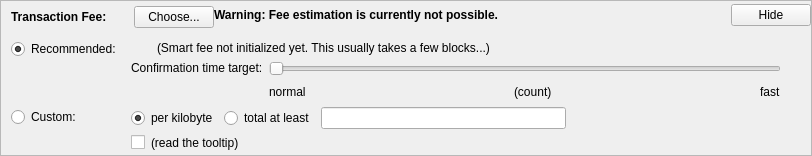
    <widget class="QFrame" name="frameFee">
     <property name="sizePolicy">
      <sizepolicy hsizetype="Expanding" vsizetype="Expanding">
       <horstretch>0</horstretch>
       <verstretch>0</verstretch>
      </sizepolicy>
     </property>
     <property name="maximumSize">
      <size>
       <width>16777215</width>
       <height>16777215</height>
      </size>
     </property>
     <property name="frameShape">
      <enum>QFrame::StyledPanel</enum>
     </property>
     <property name="frameShadow">
      <enum>QFrame::Sunken</enum>
     </property>
     <layout class="QVBoxLayout" name="verticalLayoutFee1">
      <property name="spacing">
       <number>0</number>
      </property>
      <property name="leftMargin">
       <number>0</number>
      </property>
      <property name="topMargin">
       <number>0</number>
      </property>
      <property name="rightMargin">
       <number>0</number>
      </property>
      <property name="bottomMargin">
       <number>0</number>
      </property>
      <item>
       <layout class="QVBoxLayout" name="verticalLayoutFee2" stretch="0,0,0">
        <property name="spacing">
         <number>0</number>
        </property>
        <property name="leftMargin">
         <number>10</number>
        </property>
        <property name="topMargin">
         <number>0</number>
        </property>
        <item>
         <layout class="QHBoxLayout" name="horizontalLayoutFee1">
          <property name="bottomMargin">
           <number>0</number>
          </property>
          <item>
           <layout class="QVBoxLayout" name="verticalLayoutFee7">
            <property name="spacing">
             <number>0</number>
            </property>
            <item>
             <spacer name="verticalSpacerSmartFee">
              <property name="orientation">
               <enum>Qt::Vertical</enum>
              </property>
              <property name="sizeType">
               <enum>QSizePolicy::Fixed</enum>
              </property>
              <property name="sizeHint" stdset="0">
               <size>
                <width>1</width>
                <height>5</height>
               </size>
              </property>
             </spacer>
            </item>
            <item>
             <layout class="QHBoxLayout" name="horizontalLayoutSmartFee">
              <property name="spacing">
               <number>10</number>
              </property>
              <item>
               <widget class="QLabel" name="labelFeeHeadline">
                <property name="sizePolicy">
                 <sizepolicy hsizetype="Preferred" vsizetype="Maximum">
                  <horstretch>0</horstretch>
                  <verstretch>0</verstretch>
                 </sizepolicy>
                </property>
                <property name="font">
                 <font>
                  <weight>75</weight>
                  <bold>true</bold>
                 </font>
                </property>
                <property name="styleSheet">
                 <string notr="true">font-weight:bold;</string>
                </property>
                <property name="text">
                 <string>Transaction Fee:</string>
                </property>
               </widget>
              </item>
              <item>
               <widget class="QLabel" name="labelFeeMinimized">
                <property name="text">
                 <string/>
                </property>
               </widget>
              </item>
              <item>
               <widget class="QPushButton" name="buttonChooseFee">
                <property name="text">
                 <string>Choose...</string>
                </property>
               </widget>
              </item>
             </layout>
            </item>
            <item>
             <spacer name="verticalSpacer_5">
              <property name="orientation">
               <enum>Qt::Vertical</enum>
              </property>
              <property name="sizeHint" stdset="0">
               <size>
                <width>1</width>
                <height>1</height>
               </size>
              </property>
             </spacer>
            </item>
           </layout>
          </item>
          <item>
           <widget class="QLabel" name="fallbackFeeWarningLabel">
            <property name="font">
             <font>
              <weight>75</weight>
              <bold>true</bold>
             </font>
            </property>
            <property name="toolTip">
             <string>Using the fallbackfee can result in sending a transaction that will take several hours or days (or never) to confirm. Consider choosing your fee manually or wait until your have validated the complete chain.</string>
            </property>
            <property name="text">
             <string>Warning: Fee estimation is currently not possible.</string>
            </property>
            <property name="wordWrap">
             <bool>false</bool>
            </property>
           </widget>
          </item>
          <item>
           <spacer name="horizontalSpacer_4">
            <property name="orientation">
             <enum>Qt::Horizontal</enum>
            </property>
            <property name="sizeType">
             <enum>QSizePolicy::MinimumExpanding</enum>
            </property>
            <property name="sizeHint" stdset="0">
             <size>
              <width>40</width>
              <height>20</height>
             </size>
            </property>
           </spacer>
          </item>
          <item>
           <widget class="QPushButton" name="buttonMinimizeFee">
            <property name="toolTip">
             <string>collapse fee-settings</string>
            </property>
            <property name="text">
             <string>Hide</string>
            </property>
           </widget>
          </item>
         </layout>
        </item>
        <item>
         <widget class="QFrame" name="frameFeeSelection">
          <layout class="QVBoxLayout" name="verticalLayoutFee12">
           <property name="spacing">
            <number>0</number>
           </property>
           <property name="leftMargin">
            <number>0</number>
           </property>
           <property name="topMargin">
            <number>0</number>
           </property>
           <property name="rightMargin">
            <number>0</number>
           </property>
           <property name="bottomMargin">
            <number>0</number>
           </property>
           <item>
            <layout class="QGridLayout" name="gridLayoutFee">
             <property name="topMargin">
              <number>10</number>
             </property>
             <property name="bottomMargin">
              <number>4</number>
             </property>
             <property name="horizontalSpacing">
              <number>10</number>
             </property>
             <property name="verticalSpacing">
              <number>4</number>
             </property>
             <item row="1" column="1">
              <layout class="QVBoxLayout" name="verticalLayoutFee8">
               <property name="spacing">
                <number>6</number>
               </property>
               <item>
                <layout class="QHBoxLayout" name="horizontalLayoutFee13">
                 <item>
                  <widget class="QRadioButton" name="radioCustomPerKilobyte">
                   <property name="toolTip">
                    <string>If the custom fee is set to 1000 satoshis and the transaction is only 250 bytes, then &quot;per kilobyte&quot; only pays 250 satoshis in fee, while &quot;total at least&quot; pays 1000 satoshis. For transactions bigger than a kilobyte both pay by kilobyte.</string>
                   </property>
                   <property name="text">
                    <string>per kilobyte</string>
                   </property>
                   <property name="checked">
                    <bool>true</bool>
                   </property>
                   <attribute name="buttonGroup">
                    <string notr="true">groupCustomFee</string>
                   </attribute>
                  </widget>
                 </item>
                 <item>
                  <widget class="QRadioButton" name="radioCustomAtLeast">
                   <property name="toolTip">
                    <string>If the custom fee is set to 1000 satoshis and the transaction is only 250 bytes, then &quot;per kilobyte&quot; only pays 250 satoshis in fee, while &quot;total at least&quot; pays 1000 satoshis. For transactions bigger than a kilobyte both pay by kilobyte.</string>
                   </property>
                   <property name="text">
                    <string>total at least</string>
                   </property>
                   <attribute name="buttonGroup">
                    <string notr="true">groupCustomFee</string>
                   </attribute>
                  </widget>
                 </item>
                 <item>
                  <widget class="BitcoinAmountField" name="customFee"/>
                 </item>
                 <item>
                  <spacer name="horizontalSpacer_6">
                   <property name="orientation">
                    <enum>Qt::Horizontal</enum>
                   </property>
                   <property name="sizeHint" stdset="0">
                    <size>
                     <width>1</width>
                     <height>1</height>
                    </size>
                   </property>
                  </spacer>
                 </item>
                </layout>
               </item>
               <item>
                <layout class="QHBoxLayout" name="horizontalLayoutFee8">
                 <item>
                  <widget class="QCheckBox" name="checkBoxMinimumFee">
                   <property name="toolTip">
                    <string>Paying only the minimum fee is just fine as long as there is less transaction volume than space in the blocks. But be aware that this can end up in a never confirming transaction once there is more demand for BZX transactions than the network can process.</string>
                   </property>
                   <property name="text">
                    <string/>
                   </property>
                  </widget>
                 </item>
                 <item>
                  <widget class="QLabel" name="labelMinFeeWarning">
                   <property name="enabled">
                    <bool>true</bool>
                   </property>
                   <property name="toolTip">
                    <string>Paying only the minimum fee is just fine as long as there is less transaction volume than space in the blocks. But be aware that this can end up in a never confirming transaction once there is more demand for BZX transactions than the network can process.</string>
                   </property>
                   <property name="text">
                    <string>(read the tooltip)</string>
                   </property>
                   <property name="margin">
                    <number>5</number>
                   </property>
                  </widget>
                 </item>
                 <item>
                  <spacer name="horizontalSpacer_2">
                   <property name="orientation">
                    <enum>Qt::Horizontal</enum>
                   </property>
                   <property name="sizeHint" stdset="0">
                    <size>
                     <width>1</width>
                     <height>1</height>
                    </size>
                   </property>
                  </spacer>
                 </item>
                </layout>
               </item>
              </layout>
             </item>
             <item row="0" column="0">
              <layout class="QVBoxLayout" name="verticalLayoutFee4" stretch="0,1">
               <item>
                <widget class="QRadioButton" name="radioSmartFee">
                 <property name="text">
                  <string>Recommended:</string>
                 </property>
                 <property name="checked">
                  <bool>true</bool>
                 </property>
                 <attribute name="buttonGroup">
                  <string notr="true">groupFee</string>
                 </attribute>
                </widget>
               </item>
               <item>
                <spacer name="verticalSpacer_2">
                 <property name="orientation">
                  <enum>Qt::Vertical</enum>
                 </property>
                 <property name="sizeHint" stdset="0">
                  <size>
                   <width>1</width>
                   <height>1</height>
                  </size>
                 </property>
                </spacer>
               </item>
              </layout>
             </item>
             <item row="1" column="0">
              <layout class="QVBoxLayout" name="verticalLayoutFee9" stretch="0,1">
               <item>
                <widget class="QRadioButton" name="radioCustomFee">
                 <property name="text">
                  <string>Custom:</string>
                 </property>
                 <attribute name="buttonGroup">
                  <string notr="true">groupFee</string>
                 </attribute>
                </widget>
               </item>
               <item>
                <spacer name="verticalSpacer_6">
                 <property name="orientation">
                  <enum>Qt::Vertical</enum>
                 </property>
                 <property name="sizeHint" stdset="0">
                  <size>
                   <width>1</width>
                   <height>1</height>
                  </size>
                 </property>
                </spacer>
               </item>
              </layout>
             </item>
             <item row="0" column="1">
              <layout class="QVBoxLayout" name="verticalLayoutFee3" stretch="0,0,1">
               <property name="spacing">
                <number>6</number>
               </property>
               <property name="topMargin">
                <number>2</number>
               </property>
               <item>
                <layout class="QHBoxLayout" name="horizontalLayoutFee12">
                 <item>
                  <widget class="QLabel" name="labelSmartFee">
                   <property name="text">
                    <string/>
                   </property>
                   <property name="margin">
                    <number>2</number>
                   </property>
                  </widget>
                 </item>
                 <item>
                  <widget class="QLabel" name="labelFeeEstimation">
                   <property name="text">
                    <string/>
                   </property>
                  </widget>
                 </item>
                 <item>
                  <widget class="QLabel" name="labelSmartFee2">
                   <property name="text">
                    <string>(Smart fee not initialized yet. This usually takes a few blocks...)</string>
                   </property>
                   <property name="margin">
                    <number>2</number>
                   </property>
                  </widget>
                 </item>
                 <item>
                  <spacer name="horizontalSpacer_5">
                   <property name="orientation">
                    <enum>Qt::Horizontal</enum>
                   </property>
                   <property name="sizeHint" stdset="0">
                    <size>
                     <width>1</width>
                     <height>1</height>
                    </size>
                   </property>
                  </spacer>
                 </item>
                </layout>
               </item>
               <item>
                <layout class="QHBoxLayout" name="horizontalLayoutFee9">
                 <item>
                  <layout class="QVBoxLayout" name="verticalLayoutFee6">
                   <item>
                    <widget class="QLabel" name="labelSmartFee3">
                     <property name="text">
                      <string>Confirmation time target:</string>
                     </property>
                     <property name="margin">
                      <number>2</number>
                     </property>
                    </widget>
                   </item>
                   <item>
                    <spacer name="verticalSpacer_3">
                     <property name="orientation">
                      <enum>Qt::Vertical</enum>
                     </property>
                     <property name="sizeHint" stdset="0">
                      <size>
                       <width>1</width>
                       <height>1</height>
                      </size>
                     </property>
                    </spacer>
                   </item>
                  </layout>
                 </item>
                 <item>
                  <layout class="QVBoxLayout" name="verticalLayoutFee5">
                   <property name="rightMargin">
                    <number>30</number>
                   </property>
                   <item>
                    <widget class="QSlider" name="sliderSmartFee">
                     <property name="minimum">
                      <number>0</number>
                     </property>
                     <property name="maximum">
                      <number>23</number>
                     </property>
                     <property name="pageStep">
                      <number>1</number>
                     </property>
                     <property name="value">
                      <number>0</number>
                     </property>
                     <property name="orientation">
                      <enum>Qt::Horizontal</enum>
                     </property>
                     <property name="invertedAppearance">
                      <bool>false</bool>
                     </property>
                     <property name="invertedControls">
                      <bool>false</bool>
                     </property>
                     <property name="tickPosition">
                      <enum>QSlider::NoTicks</enum>
                     </property>
                    </widget>
                   </item>
                   <item>
                    <layout class="QHBoxLayout" name="horizontalLayoutFee10">
                     <item>
                      <widget class="QLabel" name="labelSmartFeeNormal">
                       <property name="text">
                        <string>normal</string>
                       </property>
                      </widget>
                     </item>
                     <item>
                      <spacer name="horizontalSpacer_7">
                       <property name="orientation">
                        <enum>Qt::Horizontal</enum>
                       </property>
                       <property name="sizeHint" stdset="0">
                        <size>
                         <width>40</width>
                         <height>20</height>
                        </size>
                       </property>
                      </spacer>
                     </item>
                     <item>
                      <widget class="QLabel" name="confirmationTargetLabel">
                       <property name="text">
                        <string notr="true">(count)</string>
                       </property>
                      </widget>
                     </item>
                     <item>
                      <spacer name="horizontalSpacer_3">
                       <property name="orientation">
                        <enum>Qt::Horizontal</enum>
                       </property>
                       <property name="sizeHint" stdset="0">
                        <size>
                         <width>40</width>
                         <height>20</height>
                        </size>
                       </property>
                      </spacer>
                     </item>
                     <item>
                      <widget class="QLabel" name="labelSmartFeeFast">
                       <property name="text">
                        <string>fast</string>
                       </property>
                      </widget>
                     </item>
                    </layout>
                   </item>
                  </layout>
                 </item>
                </layout>
               </item>
               <item>
                <spacer name="verticalSpacer_4">
                 <property name="orientation">
                  <enum>Qt::Vertical</enum>
                 </property>
                 <property name="sizeHint" stdset="0">
                  <size>
                   <width>1</width>
                   <height>1</height>
                  </size>
                 </property>
                </spacer>
               </item>
              </layout>
             </item>
            </layout>
           </item>
          </layout>
         </widget>
        </item>
        <item>
         <spacer name="verticalSpacerFee">
          <property name="orientation">
           <enum>Qt::Vertical</enum>
          </property>
          <property name="sizeHint" stdset="0">
           <size>
            <width>800</width>
            <height>1</height>
           </size>
          </property>
         </spacer>
        </item>
       </layout>
      </item>
     </layout>
    </widget>
